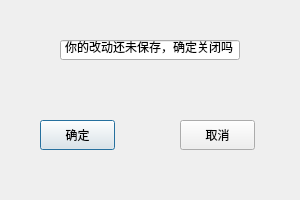
<?xml version="1.0" encoding="UTF-8"?>
<ui version="4.0">
 <class>TimetableRemind</class>
 <widget class="QDialog" name="TimetableRemind">
  <property name="geometry">
   <rect>
    <x>0</x>
    <y>0</y>
    <width>300</width>
    <height>200</height>
   </rect>
  </property>
  <property name="windowTitle">
   <string>Dialog</string>
  </property>
  <widget class="QPushButton" name="confirm">
   <property name="geometry">
    <rect>
     <x>40</x>
     <y>120</y>
     <width>75</width>
     <height>30</height>
    </rect>
   </property>
   <property name="text">
    <string>确定</string>
   </property>
  </widget>
  <widget class="QPushButton" name="cancel">
   <property name="geometry">
    <rect>
     <x>180</x>
     <y>120</y>
     <width>75</width>
     <height>30</height>
    </rect>
   </property>
   <property name="text">
    <string>取消</string>
   </property>
  </widget>
  <widget class="QLineEdit" name="lineEdit">
   <property name="geometry">
    <rect>
     <x>60</x>
     <y>40</y>
     <width>180</width>
     <height>20</height>
    </rect>
   </property>
   <property name="text">
    <string>你的改动还未保存，确定关闭吗</string>
   </property>
   <property name="alignment">
    <set>Qt::AlignmentFlag::AlignCenter</set>
   </property>
  </widget>
 </widget>
 <resources/>
 <connections>
  <connection>
   <sender>confirm</sender>
   <signal>clicked()</signal>
   <receiver>TimetableRemind</receiver>
   <slot>accept()</slot>
   <hints>
    <hint type="sourcelabel">
     <x>83</x>
     <y>129</y>
    </hint>
    <hint type="destinationlabel">
     <x>153</x>
     <y>96</y>
    </hint>
   </hints>
  </connection>
  <connection>
   <sender>cancel</sender>
   <signal>clicked()</signal>
   <receiver>TimetableRemind</receiver>
   <slot>reject()</slot>
   <hints>
    <hint type="sourcelabel">
     <x>223</x>
     <y>129</y>
    </hint>
    <hint type="destinationlabel">
     <x>266</x>
     <y>89</y>
    </hint>
   </hints>
  </connection>
 </connections>
</ui>
